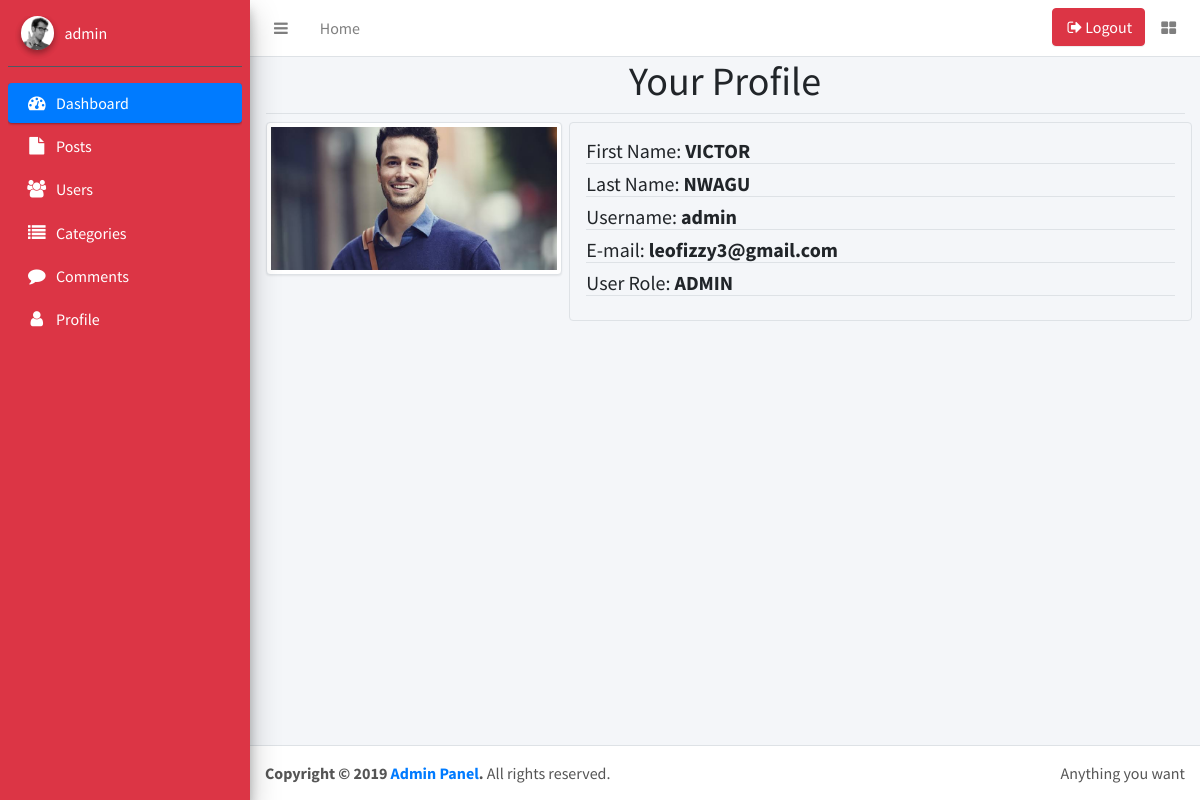
/admin?pages=profile&profile_id=3 (signed in), run on the app's committed database.
### tables this page shows
CREATE TABLE `users` (
  `user_id` int(11) NOT NULL,
  `username` varchar(255) NOT NULL,
  `first_name` varchar(255) NOT NULL,
  `last_name` varchar(255) NOT NULL,
  `email` varchar(255) NOT NULL,
  `password` varchar(255) NOT NULL,
  `user_image` text NOT NULL,
  `role` varchar(255) NOT NULL,
  `randSalt` varchar(255) NOT NULL
);

### admin/pages/profile.php (the view)
<?php
    if (isset($_GET['profile_id'])) {
        $user_id = $_GET['profile_id'];
        $sql = "select * from users where user_id = $user_id";
        $query = $connection->query($sql) or die("Failed to load... ".$connection->error);
        while ($user = $query->fetch_assoc()) {
?>
        <h1 class="border-bottom pb-2 text-center">Your Profile</h1>
        <div class="row">
            <div class="col-md-4">
                <img class="img-fluid img-thumbnail" src="../images/<?php echo $user['user_image']; ?>" alt="">
            </div>
            <div class="col-md-8 rounded border p-3">
                <h5 class="border-bottom">First Name: <strong><?php echo strtoupper($user['first_name']) ?></strong></h5>
                <h5 class="border-bottom">Last Name: <strong><?php echo strtoupper($user['last_name']) ?></strong></h5>
                <h5 class="border-bottom">Username: <strong><?php echo $user['username'] ?></strong></h5>
                <h5 class="border-bottom">E-mail: <strong><?php echo $user['email'] ?></strong></h5>
                <h5 class="border-bottom">User Role: <strong><?php echo strtoupper($user['role']) ?></strong></h5>
            </div>
        </div>
<?php   }
   }
?>

### data on the page
users: user_image (picture), first_name "VICTOR", last_name "NWAGU", username "admin", email "leofizzy3@gmail.com", role "ADMIN"

### other printed values
$_SESSION['username'] "admin"
